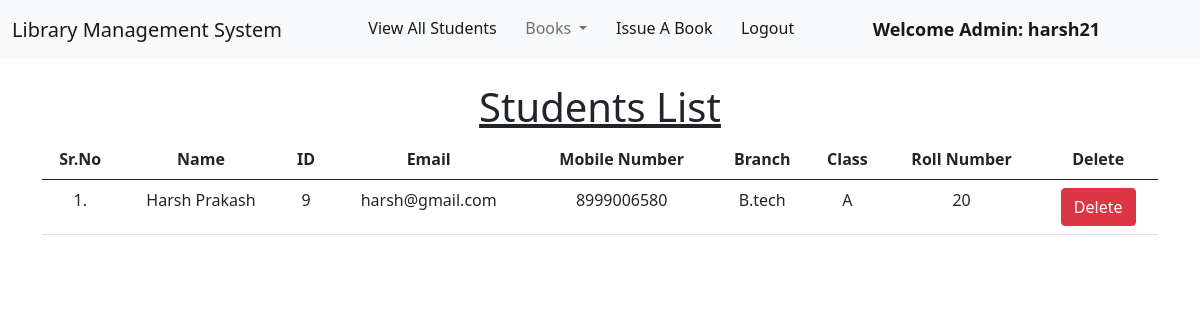
Screenshot of /view_students/ (signed in) with the database file from the repository.
### library/models.py (models this page shows, shortened)
class Student(models.Model):
    user = models.OneToOneField(User, on_delete=models.CASCADE)
    classroom = models.CharField(max_length=10)
    branch = models.CharField(max_length=10)
    roll_no = models.CharField(max_length=3, blank=True)
    phone = models.CharField(max_length=10, blank=True)
    image = models.ImageField(upload_to="", blank=True)

### library/views.py (the view)
# urls.py: path("view_students/", views.view_students, name="view_students"),
@login_required(login_url = '/admin_login')
def view_students(request):
    students = Student.objects.all()
    return render(request, "view_students.html", {'students':students})

### library/templates/view_students.html (shortened to what this page needs)
{% extends 'admin_navbar.html' %}
{% load static %}
{% block body %}
<div class="container mt-4">
    <h1 class="text-center"><u>Students List</u></h1>
    <table class="table table-hover" id="example">
        <thead>
            <tr class="text-center">
                <th>Sr.No</th>
                <th>Name</th>
                <th>ID</th>
                <th>Email</th>
                <th>Mobile Number</th>
                <th>Branch</th>
                <th>Class</th>
                <th>Roll Number</th>
                <th>Delete</th>
            </tr>
        </thead>
        <tbody>
            {% for student in students %}
            <tr class="text-center">
                <td>{{forloop.counter}}.</td>
                <td>{{student.user.get_full_name}}</td>
                <td>{{student.user.id}}</td>
                <td>{{student.user.email}}</td>
                <td>{{student.phone}}</td>
                <td>{{student.branch}}</td>
                <td>{{student.classroom}}</td>
                <td>{{student.roll_no}}</td>
                <td><a href="/delete_student/{{student.id}}/" class="btn btn-danger" onclick="return confirm('Are you sure you want to delete this student?')">Delete</a></td>
            </tr>
            {% endfor %}
        </tbody>
    </table>
    </div>
{% endblock %}

### library/templates/admin_navbar.html (shortened to what this page needs)
<!doctype html>
<html lang="en">
  <head>
    <link href="https://cdn.jsdelivr.net/npm/bootstrap@5.1.0/dist/css/bootstrap.min.css" rel="stylesheet">
    <link rel="stylesheet" href="https://cdn.datatables.net/1.10.25/css/jquery.dataTables.min.css">
    <link rel="stylesheet" href="https://cdn.datatables.net/buttons/1.7.1/css/buttons.dataTables.min.css">
  </head>
  <body>
    <nav class="navbar navbar-expand-lg navbar-light bg-light">
        <div class="container-fluid">
          <a class="navbar-brand" href="#">Library Management System</a>
          <div class="collapse navbar-collapse" id="navbarSupportedContent">
            <ul class="navbar-nav me-auto mb-2 mb-lg-0">
              <li class="nav-item">
                <a class="nav-link active" aria-current="page" href="/view_students/">View All Students</a>
              </li>
              <li class="nav-item dropdown">
                <a class="nav-link dropdown-toggle" href="#" id="navbarDropdown" role="button" data-bs-toggle="dropdown" aria-expanded="false">
                  Books
                </a>
              </li>
              <li class="nav-item">
                <a class="nav-link active" aria-current="page" href="/issue_book/">
                  Issue A Book
                </a>
              </li>
              <li class="nav-item">
                <a class="nav-link active" aria-current="page" href="/logout/">Logout</a>
              </li>
              <li class="nav-item">
                <a style="font-weight:600; font-family:'Segoe UI', Tahoma, Geneva, Verdana, sans-serif; font-size: large;" class="nav-link active" href="#">Welcome Admin: {{request.user}}</a>
              </li>
            </ul>
          </div>
        </div>
      </nav>
      {% block body %}
      {% endblock %}

### rows the page displays
Student: user.get_full_name "Harsh Prakash", user.id "9", user.email "harsh@gmail.com", phone "8999006580", branch "B.tech", classroom "A", roll_no "20"

### other values shown
{{ request.user }} "harsh21"
